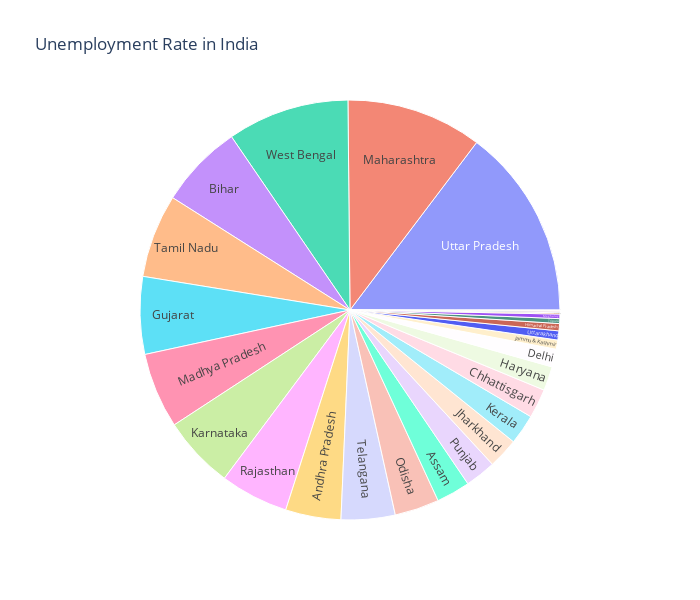

The cell this chart's notebook holds for it:
### Code cell
unemployment= unemploy[['ï»¿Region',   ' Estimated Employed']]
figure= px.sunburst(unemployment,path=['ï»¿Region'],
                    values=  ' Estimated Employed' ,
                    width=700,height=600, color_continuous_scale='blue',
                    title="Unemployment Rate in India"
                   )
                    
figure.show()

### Figure 1 — Plotly figure (JSON) as saved in the notebook; plotly's stock layout.template omitted (floating-point values rounded to 4 significant figures)
{"data": [{"branchvalues": "total", "domain": {"x": [0, 1], "y": [0, 1]}, "hovertemplate": "labels=%{label}<br> Estimated Employed=%{value}<br>parent=%{parent}<br>id=%{id}<extra></extra>", "ids": ["Andhra Pradesh", "Assam", "Bihar", "Chandigarh", "Chhattisgarh", "Delhi", "Goa", "Gujarat", "Haryana", "Himachal Pradesh", "Jammu & Kashmir", "Jharkhand", "Karnataka", "Kerala", "Madhya Pradesh", "Maharashtra", "Meghalaya", "Odisha", "Puducherry", "Punjab", "Rajasthan", "Sikkim", "Tamil Nadu", "Telangana", "Tripura", "Uttar Pradesh", "Uttarakhand", "West Bengal"], "labels": ["Andhra Pradesh", "Assam", "Bihar", "Chandigarh", "Chhattisgarh", "Delhi", "Goa", "Gujarat", "Haryana", "Himachal Pradesh", "Jammu & Kashmir", "Jharkhand", "Karnataka", "Kerala", "Madhya Pradesh", "Maharashtra", "Meghalaya", "Odisha", "Puducherry", "Punjab", "Rajasthan", "Sikkim", "Tamil Nadu", "Telangana", "Tripura", "Uttar Pradesh", "Uttarakhand", "West Bengal"], "name": "", "parents": ["", "", "", "", "", "", "", "", "", "", "", "", "", "", "", "", "", "", "", "", "", "", "", "", "", "", "", ""], "type": "sunburst", "values": [228314609, 139224076, 346253296, 3801975, 120497960, 73570360, 5431400, 319256358, 99598029, 29675064, 37798565, 125138732, 298679340, 123925186, 311233561, 559725484, 18622894, 183280915, 5519230, 127102136, 281149813, 1816972, 343547309, 222310557, 20076074, 786655301, 37536159, 502784951]}], "layout": {"height": 600, "legend": {"tracegroupgap": 0}, "title": {"text": "Unemployment Rate in India"}, "width": 700}}
